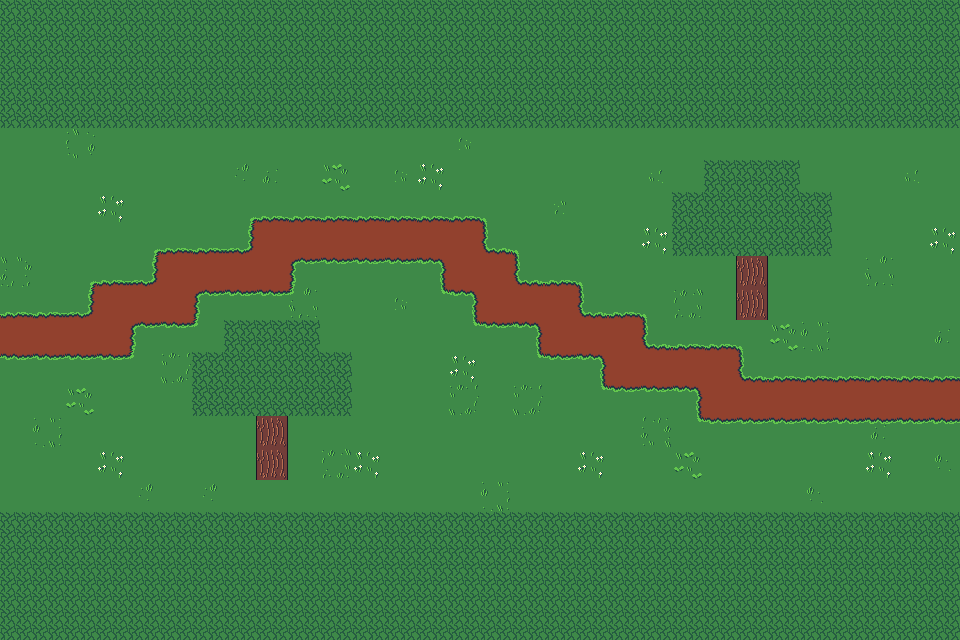

A level layout from a 2D game, rendered from its tile map. Below: a short description, then the map file with its tile-grid data intact:
An orthogonal 30x20 tile map with 32x32 px tiles, 3 tile layers (Calque de Tuiles 1, Calque de Tuiles 2, Calque de Tuiles 3) and 9 objects (4x collision, 2x portal, 2x portal_exit).

<map version="1.10" tiledversion="1.10.2" orientation="orthogonal" renderorder="right-down" width="30" height="20" tilewidth="32" tileheight="32" infinite="0" nextlayerid="5" nextobjectid="11">
 <tileset firstgid="1" source="tilemap.tsx" />
 <layer id="1" name="Calque de Tuiles 1" width="30" height="20">
  <data encoding="csv">
26,26,26,26,26,26,26,26,26,26,26,26,26,26,26,26,26,26,26,26,26,26,26,26,26,26,26,26,26,26,
26,26,26,26,26,26,26,26,26,26,26,26,26,26,26,26,26,26,26,26,26,26,26,26,26,26,26,26,26,26,
26,26,26,26,26,26,26,26,26,26,26,26,26,26,26,26,26,26,26,26,26,26,26,26,26,26,26,26,26,26,
26,26,26,26,26,26,26,26,26,26,26,26,26,26,26,26,26,26,26,26,26,26,26,26,26,26,26,26,26,26,
1,1,1,1,1,1,1,1,1,1,1,1,1,1,1,1,1,1,1,1,1,1,1,1,1,1,1,1,1,1,
1,1,1,1,1,1,1,1,1,1,1,1,1,1,1,1,1,1,1,1,1,1,26,26,26,1,1,1,1,1,
1,1,1,1,1,1,1,1,1,1,1,1,1,1,1,1,1,1,1,1,1,26,26,26,26,26,1,1,1,1,
1,1,1,1,1,1,1,1,2,2,2,2,2,2,1,1,1,1,1,1,1,26,26,26,26,26,1,1,1,1,
1,1,1,1,1,2,2,2,2,1,1,1,1,1,2,2,1,1,1,1,1,1,1,25,1,1,1,1,1,1,
1,1,1,2,2,1,1,1,1,1,1,1,1,1,1,2,2,2,1,1,1,1,1,25,1,1,1,1,1,1,
2,2,2,1,1,1,1,26,26,26,1,1,1,1,1,1,1,2,2,2,1,1,1,1,1,1,1,1,1,1,
1,1,1,1,1,1,26,26,26,26,26,1,1,1,1,1,1,1,1,2,2,2,2,1,1,1,1,1,1,1,
1,1,1,1,1,1,26,26,26,26,26,1,1,1,1,1,1,1,1,1,1,1,2,2,2,2,2,2,2,2,
1,1,1,1,1,1,1,1,25,1,1,1,1,1,1,1,1,1,1,1,1,1,1,1,1,1,1,1,1,1,
1,1,1,1,1,1,1,1,25,1,1,1,1,1,1,1,1,1,1,1,1,1,1,1,1,1,1,1,1,1,
1,1,1,1,1,1,1,1,1,1,1,1,1,1,1,1,1,1,1,1,1,1,1,1,1,1,1,1,1,1,
26,26,26,26,26,26,26,26,26,26,26,26,26,26,26,26,26,26,26,26,26,26,26,26,26,26,26,26,26,26,
26,26,26,26,26,26,26,26,26,26,26,26,26,26,26,26,26,26,26,26,26,26,26,26,26,26,26,26,26,26,
26,26,26,26,26,26,26,26,26,26,26,26,26,26,26,26,26,26,26,26,26,26,26,26,26,26,26,26,26,26,
26,26,26,26,26,26,26,26,26,26,26,26,26,26,26,26,26,26,26,26,26,26,26,26,26,26,26,26,26,26
</data>
 </layer>
 <layer id="2" name="Calque de Tuiles 2" width="30" height="20">
  <data encoding="csv">
0,0,0,0,0,0,0,0,0,0,0,0,0,0,0,0,0,0,0,0,0,0,0,0,0,0,0,0,0,0,
0,0,0,0,0,0,0,0,0,0,0,0,0,0,0,0,0,0,0,0,0,0,0,0,0,0,0,0,0,0,
0,0,0,0,0,0,0,0,0,0,0,0,0,0,0,0,0,0,0,0,0,0,0,0,0,0,0,0,0,0,
0,0,0,0,0,0,0,0,0,0,0,0,0,0,0,0,0,0,0,0,0,0,0,0,0,0,0,0,0,0,
0,0,0,0,0,0,0,0,0,0,0,0,0,0,0,0,0,0,0,0,0,0,0,0,0,0,0,0,0,0,
0,0,0,0,0,0,0,0,0,0,0,0,0,0,0,0,0,0,0,0,0,0,0,0,0,0,0,0,0,0,
0,0,0,0,0,0,0,113,536871026,536871026,536871026,536871026,536871026,536871026,536871026,2684354673,0,0,0,0,0,0,0,0,0,0,0,0,0,0,
0,0,0,0,113,536871026,536871026,115,0,0,0,0,0,0,2,2684354675,2684354673,0,0,0,0,0,0,0,0,0,0,0,0,0,
0,0,113,536871026,115,0,0,0,0,3221225587,1610612850,1610612850,1610612850,1610612851,0,0,2684354675,536871026,2684354673,0,0,0,0,0,0,0,0,0,0,0,
536871026,536871026,115,0,0,2,3221225587,1610612850,1610612850,3221225585,0,0,0,1610612849,1610612851,0,0,0,2684354675,536871026,2684354673,0,0,0,0,0,0,0,0,0,
0,0,0,2,3221225587,1610612850,3221225585,0,0,0,0,0,0,0,1610612849,1610612850,1610612851,0,0,0,2684354675,536871026,536871026,2684354673,0,0,0,0,0,0,
1610612850,1610612850,1610612850,1610612850,3221225585,0,0,0,0,0,0,0,0,0,0,0,1610612849,1610612850,1610612851,0,0,0,0,2684354675,536871026,536871026,536871026,536871026,536871026,536871026,
0,0,0,0,0,0,0,0,0,0,0,0,0,0,0,0,0,0,1610612849,1610612850,1610612850,1610612851,0,0,0,0,0,0,0,0,
0,0,0,0,0,0,0,0,0,0,0,0,0,0,0,0,0,0,0,0,0,1610612849,1610612850,1610612850,1610612850,1610612850,1610612850,1610612850,1610612850,1610612850,
0,0,0,0,0,0,0,0,0,0,0,0,0,0,0,0,0,0,0,0,0,0,0,0,0,0,0,0,0,0,
0,0,0,0,0,0,0,0,0,0,0,0,0,0,0,0,0,0,0,0,0,0,0,0,0,0,0,0,0,0,
0,0,0,0,0,0,0,0,0,0,0,0,0,0,0,0,0,0,0,0,0,0,0,0,0,0,0,0,0,0,
0,0,0,0,0,0,0,0,0,0,0,0,0,0,0,0,0,0,0,0,0,0,0,0,0,0,0,0,0,0,
0,0,0,0,0,0,0,0,0,0,0,0,0,0,0,0,0,0,0,0,0,0,0,0,0,0,0,0,0,0,
0,0,0,0,0,0,0,0,0,0,0,0,0,0,0,0,0,0,0,0,0,0,0,0,0,0,0,0,0,0
</data>
 </layer>
 <layer id="3" name="Calque de Tuiles 3" width="30" height="20">
  <data encoding="csv">
0,0,0,0,0,0,0,0,0,0,0,0,0,0,0,0,0,0,0,0,0,0,0,0,0,0,0,0,0,0,
0,0,0,0,0,0,0,0,0,0,0,0,0,0,0,0,0,0,0,0,0,0,0,0,0,0,0,0,0,0,
0,0,0,0,0,0,0,0,0,0,0,0,0,0,0,0,0,0,0,0,0,0,0,0,0,0,0,0,0,0,
0,0,0,0,0,0,0,0,0,0,0,0,0,0,0,0,0,0,0,0,0,0,0,0,0,0,0,0,0,0,
0,0,33,0,0,0,0,0,0,0,0,0,0,0,21,0,0,0,0,0,0,0,0,0,0,0,0,0,0,0,
0,0,0,0,0,0,0,37,39,0,81,0,21,49,0,0,0,0,0,0,22,0,0,0,0,0,0,0,22,0,
0,0,0,49,0,0,0,0,0,0,0,0,0,0,0,0,0,24,0,0,0,0,0,0,0,0,0,0,0,0,
0,0,0,0,0,0,0,0,0,0,0,0,0,0,0,0,0,0,0,0,49,0,0,0,0,0,0,0,0,49,
17,0,0,0,0,0,0,0,0,0,0,0,0,0,0,0,0,0,0,0,0,0,0,0,0,0,0,36,0,0,
0,0,0,0,0,0,0,0,0,36,0,0,21,0,0,0,0,0,0,0,0,18,0,0,0,0,0,0,0,0,
0,0,0,0,0,0,0,0,0,0,0,0,0,0,0,0,0,0,0,0,0,0,0,0,81,35,0,0,0,39,
0,0,0,0,0,20,0,0,0,0,0,0,0,0,49,0,0,0,0,0,0,0,0,0,0,0,0,0,0,0,
0,0,81,0,0,0,0,0,0,0,0,0,0,0,20,0,20,0,0,0,0,0,0,0,0,0,0,0,0,0,
0,35,0,0,0,0,0,0,0,0,0,0,0,0,0,0,0,0,0,0,19,0,0,0,0,0,0,39,0,0,
0,0,0,49,0,0,0,0,0,0,18,49,0,0,0,0,0,0,49,0,0,81,0,0,0,0,0,49,0,40,
0,0,0,0,37,0,37,0,0,0,0,0,0,0,0,35,0,0,0,0,0,0,0,0,0,40,0,0,0,0,
0,0,0,0,0,0,0,0,0,0,0,0,0,0,0,0,0,0,0,0,0,0,0,0,0,0,0,0,0,0,
0,0,0,0,0,0,0,0,0,0,0,0,0,0,0,0,0,0,0,0,0,0,0,0,0,0,0,0,0,0,
0,0,0,0,0,0,0,0,0,0,0,0,0,0,0,0,0,0,0,0,0,0,0,0,0,0,0,0,0,0,
0,0,0,0,0,0,0,0,0,0,0,0,0,0,0,0,0,0,0,0,0,0,0,0,0,0,0,0,0,0
</data>
 </layer>
 <objectgroup id="4" name="objects">
  <properties>
   <property name="zoom" type="float" value="3" />
  </properties>
  <object id="1" type="collision" x="0" y="0" width="960" height="128">
   <properties>
    <property name="collision_type" value="solid" />
   </properties>
  </object>
  <object id="2" type="collision" x="0" y="512" width="960" height="128">
   <properties>
    <property name="collision_type" value="solid" />
   </properties>
  </object>
  <object id="4" name="forest_j" type="portal" x="0" y="128" height="384">
   <properties>
    <property name="targeted_exit_name" value="forest_j" />
    <property name="targeted_map_name" value="map4" />
    <property name="targeted_scene_name" value="scene1" />
   </properties>
  </object>
  <object id="5" name="forest_i" type="portal_exit" x="49.3333" y="336">
   <point />
  </object>
  <object id="6" type="collision" x="256" y="448" width="32" height="32">
   <properties>
    <property name="collision_type" value="solid" />
   </properties>
  </object>
  <object id="7" type="collision" x="736" y="288" width="32" height="32">
   <properties>
    <property name="collision_type" value="solid" />
   </properties>
  </object>
  <object id="8" name="forest_k" type="portal" x="960" y="128" height="384">
   <properties>
    <property name="targeted_exit_name" value="forest_k" />
    <property name="targeted_map_name" value="map7" />
    <property name="targeted_scene_name" value="scene1" />
   </properties>
  </object>
  <object id="9" name="forest_l" type="portal_exit" x="904" y="410.667">
   <point />
  </object>
  <object id="10" x="568" y="798.667">
   <point />
  </object>
 </objectgroup>
</map>
